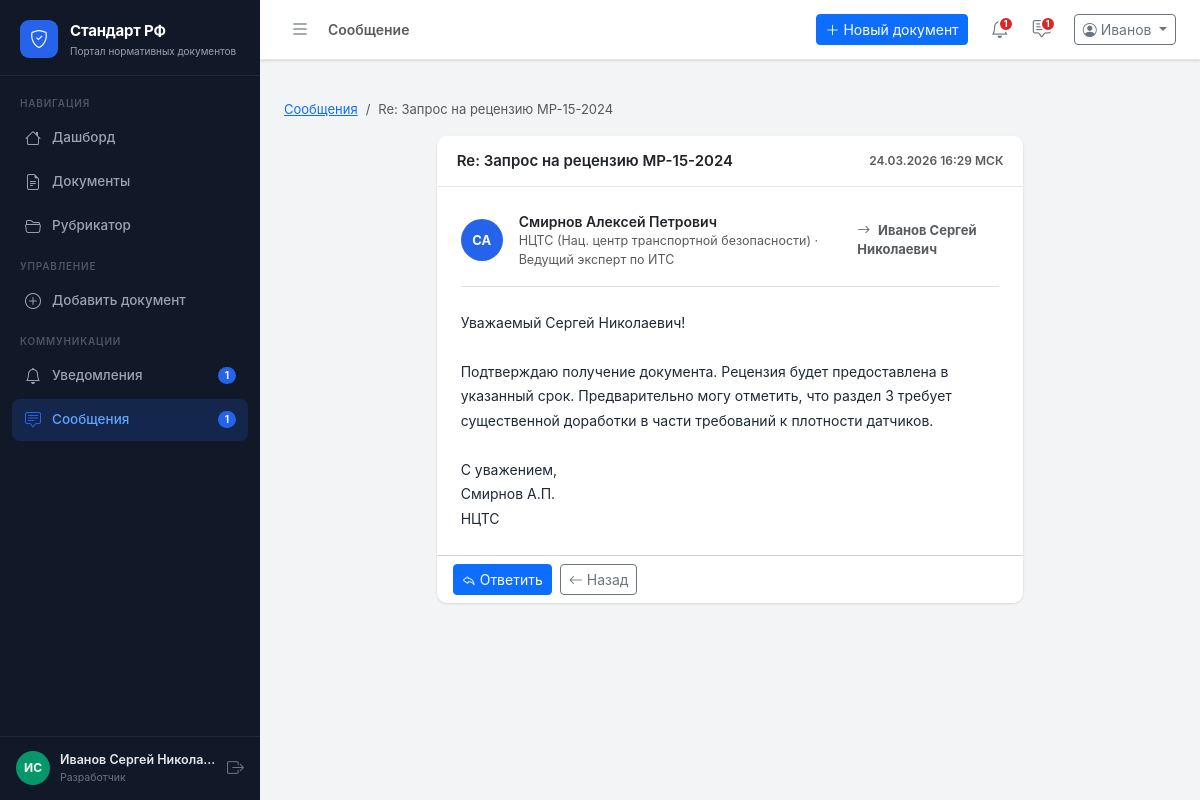
The page /messages/2 (signed in) on the database its author committed.
### app/models.py (models this page shows)
class User(db.Model):
    __tablename__ = 'users'
    id           = db.Column(db.Integer, primary_key=True)
    username     = db.Column(db.String(80), unique=True, nullable=False)
    email        = db.Column(db.String(120), unique=True, nullable=False)
    password     = db.Column(db.String(200), nullable=False, default='demo123')
    role         = db.Column(db.String(20), nullable=False)   # admin | org | expert
    full_name    = db.Column(db.String(200))
    organization = db.Column(db.String(300))
    position     = db.Column(db.String(200))
    created_at   = db.Column(db.DateTime, default=datetime.utcnow)
    phone        = db.Column(db.String(20))
    is_active    = db.Column(db.Boolean, default=True)
    org_id       = db.Column(db.Integer, db.ForeignKey('users.id'), nullable=True)
    rubric_id    = db.Column(db.Integer, db.ForeignKey('rubrics.id'), nullable=True)
    documents     = db.relationship('Document', backref='author', lazy=True,
                                    foreign_keys='Document.author_id')
    comments      = db.relationship('Comment', backref='author', lazy=True)
    notifications = db.relationship('Notification', backref='user', lazy=True)
    def get_initials(self):
        if self.full_name:
            parts = self.full_name.split()
            if len(parts) >= 2:
                return f"{parts[0][0]}{parts[1][0]}".upper()
            return self.full_name[:2].upper()
        return self.username[:2].upper()
    def role_label(self):
        return {'admin': 'Сис. администратор', 'org': 'Разработчик', 'organization': 'Организация', 'expert': 'Эксперт'}.get(self.role, self.role)
    def unread_notifications(self):
        return Notification.query.filter_by(user_id=self.id, is_read=False).count()
    def unread_messages(self):
        return Message.query.filter_by(receiver_id=self.id, is_read=False).count()

class Message(db.Model):
    __tablename__ = 'messages'
    id          = db.Column(db.Integer, primary_key=True)
    sender_id   = db.Column(db.Integer, db.ForeignKey('users.id'), nullable=False)
    receiver_id = db.Column(db.Integer, db.ForeignKey('users.id'), nullable=False)
    subject     = db.Column(db.String(300))
    text        = db.Column(db.Text, nullable=False)
    is_read     = db.Column(db.Boolean, default=False)
    created_at  = db.Column(db.DateTime, default=datetime.utcnow)
    sender   = db.relationship('User', foreign_keys=[sender_id],   backref='sent_messages')
    receiver = db.relationship('User', foreign_keys=[receiver_id], backref='received_messages')

### app/routes/messages.py (the view)
@messages_bp.route('/<int:msg_id>')
@login_required
def view(msg_id):
    user = get_current_user()
    msg  = Message.query.get_or_404(msg_id)
    if msg.receiver_id == user.id and not msg.is_read:
        msg.is_read = True
        db.session.commit()
    return render_template('messages/view.html', msg=msg, user=user)

### app/utils.py (called while the page is built)
def login_required(f):
    @wraps(f)
    def decorated(*args, **kwargs):
        if 'user_id' not in session:
            return redirect(url_for('auth.login'))
        return f(*args, **kwargs)
    return decorated

def get_current_user():
    if 'user_id' in session:
        return User.query.get(session['user_id'])
    return None

### app/templates/messages/view.html (shortened to what this page needs)
{% extends 'base.html' %}
{% block page_title %}Сообщение{% endblock %}
{% block content %}
<nav aria-label="breadcrumb" class="mb-3">
  <ol class="breadcrumb" style="font-size:13px;">
    <li class="breadcrumb-item"><a href="{{ url_for('messages.index') }}">Сообщения</a></li>
    <li class="breadcrumb-item active">{{ msg.subject or '(без темы)' }}</li>
  </ol>
</nav>
<div class="row justify-content-center">
  <div class="col-xl-8">
    <div class="card">
      <div class="card-header d-flex align-items-center justify-content-between">
        <span class="fw-semibold" style="font-size:15px;">{{ msg.subject or '(без темы)' }}</span>
        <span class="text-muted" style="font-size:12px;">
          {{ (msg.created_at | msk).strftime('%d.%m.%Y %H:%M') }} МСК
        </span>
      </div>
      <div class="card-body p-4">
        <div class="d-flex align-items-center gap-3 mb-4 pb-3 border-bottom">
          <div class="user-avatar" style="width:42px;height:42px;font-size:13px;background:#2563eb;">
            {{ msg.sender.get_initials() }}
          </div>
          <div>
            <div class="fw-semibold" style="font-size:14px;">{{ msg.sender.full_name }}</div>
            <div class="text-muted" style="font-size:12.5px;">
              {{ msg.sender.organization }} · {{ msg.sender.position }}
            </div>
          </div>
          <div class="ms-auto text-muted" style="font-size:13px;">
            <i class="bi bi-arrow-right me-1"></i>
            <strong>{{ msg.receiver.full_name }}</strong>
          </div>
        </div>
        <div style="font-size:14px;line-height:1.75;white-space:pre-wrap;color:#1f2937;">{{ msg.text }}</div>
      </div>
      <div class="card-footer bg-transparent d-flex gap-2">
        <a href="{{ url_for('messages.compose') }}?to={{ msg.sender_id }}"
           class="btn btn-primary btn-sm">
          <i class="bi bi-reply me-1"></i>Ответить
        </a>
        <a href="{{ url_for('messages.index') }}" class="btn btn-outline-secondary btn-sm">
          <i class="bi bi-arrow-left me-1"></i>Назад
        </a>
      </div>
    </div>
  </div>
</div>
{% endblock %}

### app/templates/base.html (shortened to what this page needs)
<!DOCTYPE html>
<html lang="ru">
<head>
  <link rel="stylesheet"
        href="https://cdn.jsdelivr.net/npm/bootstrap@5.3.3/dist/css/bootstrap.min.css" />
  <link rel="stylesheet"
        href="https://cdn.jsdelivr.net/npm/bootstrap-icons@1.11.3/font/bootstrap-icons.min.css" />
  <link rel="stylesheet" href="{{ url_for('static', filename='css/main.css') }}" />
</head>
<body>
<aside class="sidebar" id="sidebar">
  <div class="sidebar-brand">
    <div class="brand-icon"><i class="bi bi-shield-check"></i></div>
    <div class="brand-text">
      <span class="brand-title">Стандарт РФ</span>
      <span class="brand-sub">Портал нормативных документов</span>
    </div>
  </div>
  <nav class="sidebar-nav">
    <div class="nav-section-label">Навигация</div>
    <a href="{{ url_for('main.dashboard') }}"
       class="nav-link {% if request.endpoint == 'main.dashboard' %}active{% endif %}"
       data-title="Дашборд">
      <i class="bi bi-house"></i><span>Дашборд</span>
    </a>
    <a href="{{ url_for('documents.list_documents') }}"
       class="nav-link {% if request.blueprint == 'documents' and request.endpoint != 'documents.add' %}active{% endif %}"
       data-title="Документы">
      <i class="bi bi-file-earmark-text"></i><span>Документы</span>
    </a>
    <a href="{{ url_for('rubrics.index') }}"
       class="nav-link {% if request.blueprint == 'rubrics' %}active{% endif %}"
       data-title="Рубрикатор">
      <i class="bi bi-folder2-open"></i><span>Рубрикатор</span>
    </a>
    {% if session.role in ('admin', 'org', 'organization') %}
    <div class="nav-section-label mt-2">Управление</div>
    {% if session.role == 'org' %}
    <a href="{{ url_for('documents.add') }}"
       class="nav-link {% if request.endpoint == 'documents.add' %}active{% endif %}"
       data-title="Добавить документ">
      <i class="bi bi-plus-circle"></i><span>Добавить документ</span>
    </a>
    {% endif %}
    {% endif %}
    <div class="nav-section-label mt-2">Коммуникации</div>
    <a href="{{ url_for('notifications.index') }}"
       class="nav-link {% if request.blueprint == 'notifications' %}active{% endif %}"
       data-title="Уведомления">
      <i class="bi bi-bell"></i><span>Уведомления</span>
      {% set unread_n = current_user.unread_notifications() if current_user else 0 %}
      {% if unread_n > 0 %}
      <span class="nav-badge">{{ unread_n }}</span>
      {% endif %}
    </a>
    <a href="{{ url_for('messages.index') }}"
       class="nav-link {% if request.blueprint == 'messages' %}active{% endif %}"
       data-title="Сообщения">
      <i class="bi bi-chat-square-text"></i><span>Сообщения</span>
      {% set unread_m = current_user.unread_messages() if current_user else 0 %}
      {% if unread_m > 0 %}
      <span class="nav-badge">{{ unread_m }}</span>
      {% endif %}
    </a>
  </nav>
  <div class="sidebar-footer">
    <div class="user-card">
      {% set _avatar_colors = ['#2563eb','#7c3aed','#059669','#d97706','#dc2626'] %}
      <div class="user-avatar" style="background:{{ _avatar_colors[(current_user.id % _avatar_colors|length) if current_user else 0] }}">
        {{ current_user.get_initials() if current_user else '?' }}
      </div>
      <div class="user-info">
        <div class="user-name">{{ session.full_name or 'Гость' }}</div>
        <div class="user-role">{{ current_user.role_label() if current_user else '' }}</div>
      </div>
    </div>
    <a href="{{ url_for('auth.logout') }}" class="btn-logout" title="Выйти">
      <i class="bi bi-box-arrow-right"></i>
    </a>
  </div>
</aside>
<div class="main-wrapper">
  <header class="topbar">
    <button class="sidebar-toggle" id="sidebarToggle">
      <i class="bi bi-list"></i>
    </button>
    <div class="topbar-breadcrumb">
      {% block breadcrumb %}
      <span class="text-muted">{% block page_title %}{% endblock %}</span>
      {% endblock %}
    </div>
    <div class="topbar-actions ms-auto">
      {% if session.role == 'org' %}
      <a href="{{ url_for('documents.add') }}" class="btn btn-primary btn-sm me-2">
        <i class="bi bi-plus-lg me-1"></i>Новый документ
      </a>
      {% endif %}
      <a href="{{ url_for('notifications.index') }}" class="topbar-icon-btn" title="Уведомления">
        {% set unread_n = current_user.unread_notifications() if current_user else 0 %}
        {% if unread_n > 0 %}<span class="dot-badge">{{ unread_n }}</span>{% endif %}
      </a>
      <a href="{{ url_for('messages.index') }}" class="topbar-icon-btn" title="Сообщения">
        {% set unread_m = current_user.unread_messages() if current_user else 0 %}
        {% if unread_m > 0 %}<span class="dot-badge">{{ unread_m }}</span>{% endif %}
      </a>
      <div class="dropdown ms-2">
        <button class="btn btn-outline-secondary btn-sm dropdown-toggle" data-bs-toggle="dropdown">
          <i class="bi bi-person-circle me-1"></i>{{ session.full_name.split()[0] if session.full_name else 'Гость' }}
        </button>
      </div>
    </div>
  </header>
  <div class="flash-container">
  </div>
  <main class="page-content">
    {% block content %}{% endblock %}
  </main>
</div>
</body>
</html>

### rows shown on the page
User: full_name "ИС", role "Разработчик", receiver.full_name "Иванов Сергей Николаевич"
Message: subject "Re: Запрос на рецензию МР-15-2024", created_at "24.03.2026 16:29", text "Уважаемый Сергей Николаевич! Подтверждаю получение документа. Рецензия будет предоставлена в указанный срок. Предварительно могу отметить, что раздел 3 требует существенной доработки в части требований к плотности датчиков. С уважением, Смирнов А.П. НЦТС"
User: sender.get_initials "СА", sender.full_name "Смирнов Алексей Петрович", sender.organization "НЦТС (Нац. центр транспортной безопасности)", sender.position "Ведущий эксперт по ИТС"

### other values the page prints
{{ unread_n }} "1"
{{ unread_m }} "1"
{{ session.full_name or 'Гость' }} "Иванов Сергей Никола…"
{{ session.full_name.split()[0] if session.full_name else 'Гость' }} "Иванов"
